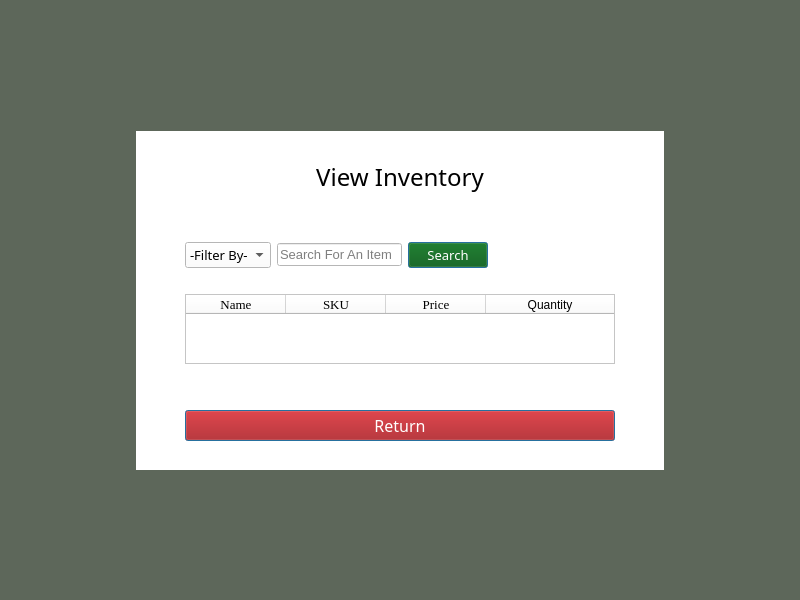
<?xml version="1.0" encoding="UTF-8"?>
<ui version="4.0">
 <class>MainWindow</class>
 <widget class="QMainWindow" name="MainWindow">
  <property name="geometry">
   <rect>
    <x>0</x>
    <y>0</y>
    <width>800</width>
    <height>600</height>
   </rect>
  </property>
  <property name="windowTitle">
   <string>Limitless Loyalty</string>
  </property>
  <property name="styleSheet">
   <string notr="true">background-color: rgb(93, 103, 90);</string>
  </property>
  <widget class="QWidget" name="centralwidget">
   <layout class="QGridLayout" name="gridLayout_2">
    <item row="3" column="1">
     <spacer name="horizontalSpacer_9">
      <property name="orientation">
       <enum>Qt::Horizontal</enum>
      </property>
      <property name="sizeHint" stdset="0">
       <size>
        <width>40</width>
        <height>20</height>
       </size>
      </property>
     </spacer>
    </item>
    <item row="2" column="1">
     <widget class="QWidget" name="gridWidget" native="true">
      <property name="styleSheet">
       <string notr="true">background-color: rgb(255, 255, 255);</string>
      </property>
      <layout class="QGridLayout" name="gridLayout">
       <item row="1" column="1" colspan="4">
        <widget class="QLabel" name="label">
         <property name="font">
          <font>
           <family>Bell MT</family>
           <pointsize>18</pointsize>
          </font>
         </property>
         <property name="text">
          <string>View Inventory</string>
         </property>
         <property name="alignment">
          <set>Qt::AlignCenter</set>
         </property>
        </widget>
       </item>
       <item row="7" column="5">
        <spacer name="horizontalSpacer_3">
         <property name="orientation">
          <enum>Qt::Horizontal</enum>
         </property>
         <property name="sizeHint" stdset="0">
          <size>
           <width>40</width>
           <height>20</height>
          </size>
         </property>
        </spacer>
       </item>
       <item row="5" column="3">
        <widget class="QPushButton" name="searchBtn">
         <property name="font">
          <font>
           <family>Bell MT</family>
           <pointsize>10</pointsize>
          </font>
         </property>
         <property name="styleSheet">
          <string notr="true">background-color: rgb(0, 85, 0);
color: rgb(255, 255, 255);</string>
         </property>
         <property name="text">
          <string>Search</string>
         </property>
         <property name="default">
          <bool>true</bool>
         </property>
        </widget>
       </item>
       <item row="5" column="0">
        <spacer name="horizontalSpacer_2">
         <property name="orientation">
          <enum>Qt::Horizontal</enum>
         </property>
         <property name="sizeHint" stdset="0">
          <size>
           <width>40</width>
           <height>20</height>
          </size>
         </property>
        </spacer>
       </item>
       <item row="11" column="1" colspan="2">
        <spacer name="horizontalSpacer_7">
         <property name="orientation">
          <enum>Qt::Horizontal</enum>
         </property>
         <property name="sizeHint" stdset="0">
          <size>
           <width>40</width>
           <height>20</height>
          </size>
         </property>
        </spacer>
       </item>
       <item row="7" column="1" colspan="4">
        <widget class="QTableWidget" name="tableWidget">
         <property name="font">
          <font>
           <family>Times New Roman</family>
           <pointsize>12</pointsize>
          </font>
         </property>
         <property name="horizontalScrollBarPolicy">
          <enum>Qt::ScrollBarAsNeeded</enum>
         </property>
         <property name="sizeAdjustPolicy">
          <enum>QAbstractScrollArea::AdjustToContentsOnFirstShow</enum>
         </property>
         <property name="alternatingRowColors">
          <bool>false</bool>
         </property>
         <attribute name="horizontalHeaderStretchLastSection">
          <bool>true</bool>
         </attribute>
         <column>
          <property name="text">
           <string>Name</string>
          </property>
          <property name="font">
           <font>
            <family>Times New Roman</family>
            <pointsize>10</pointsize>
           </font>
          </property>
         </column>
         <column>
          <property name="text">
           <string>SKU</string>
          </property>
          <property name="font">
           <font>
            <family>Times New Roman</family>
            <pointsize>10</pointsize>
           </font>
          </property>
         </column>
         <column>
          <property name="text">
           <string>Price</string>
          </property>
          <property name="font">
           <font>
            <family>Times New Roman</family>
            <pointsize>10</pointsize>
           </font>
          </property>
         </column>
         <column>
          <property name="text">
           <string>Quantity</string>
          </property>
         </column>
        </widget>
       </item>
       <item row="6" column="4">
        <spacer name="horizontalSpacer">
         <property name="orientation">
          <enum>Qt::Horizontal</enum>
         </property>
         <property name="sizeHint" stdset="0">
          <size>
           <width>40</width>
           <height>20</height>
          </size>
         </property>
        </spacer>
       </item>
       <item row="5" column="1">
        <widget class="QComboBox" name="filterBox">
         <property name="font">
          <font>
           <family>Bell MT</family>
           <pointsize>10</pointsize>
          </font>
         </property>
         <item>
          <property name="text">
           <string>-Filter By-</string>
          </property>
         </item>
         <item>
          <property name="text">
           <string>Name</string>
          </property>
         </item>
         <item>
          <property name="text">
           <string>SKU</string>
          </property>
         </item>
         <item>
          <property name="text">
           <string>Price</string>
          </property>
         </item>
        </widget>
       </item>
       <item row="0" column="2">
        <spacer name="horizontalSpacer_8">
         <property name="orientation">
          <enum>Qt::Horizontal</enum>
         </property>
         <property name="sizeHint" stdset="0">
          <size>
           <width>40</width>
           <height>20</height>
          </size>
         </property>
        </spacer>
       </item>
       <item row="10" column="1" colspan="4">
        <widget class="QPushButton" name="returnBtn">
         <property name="font">
          <font>
           <family>Bell MT</family>
           <pointsize>12</pointsize>
          </font>
         </property>
         <property name="styleSheet">
          <string notr="true">background-color: rgb(170, 0, 0);
color: rgb(255, 255, 255);</string>
         </property>
         <property name="text">
          <string>Return</string>
         </property>
         <property name="default">
          <bool>true</bool>
         </property>
        </widget>
       </item>
       <item row="2" column="1" colspan="4">
        <widget class="QLabel" name="errMsg">
         <property name="font">
          <font>
           <family>Bell MT</family>
          </font>
         </property>
         <property name="styleSheet">
          <string notr="true">color: rgb(255, 255, 255);</string>
         </property>
         <property name="text">
          <string>&lt;DEFAULT ERROR TEXT&gt;</string>
         </property>
         <property name="alignment">
          <set>Qt::AlignCenter</set>
         </property>
        </widget>
       </item>
       <item row="8" column="4">
        <spacer name="verticalSpacer_5">
         <property name="orientation">
          <enum>Qt::Vertical</enum>
         </property>
         <property name="sizeHint" stdset="0">
          <size>
           <width>20</width>
           <height>40</height>
          </size>
         </property>
        </spacer>
       </item>
       <item row="5" column="2">
        <widget class="QLineEdit" name="searchBox">
         <property name="font">
          <font>
           <pointsize>10</pointsize>
          </font>
         </property>
         <property name="inputMask">
          <string/>
         </property>
         <property name="text">
          <string/>
         </property>
         <property name="placeholderText">
          <string>Search For An Item</string>
         </property>
         <property name="clearButtonEnabled">
          <bool>true</bool>
         </property>
        </widget>
       </item>
       <item row="3" column="2">
        <spacer name="horizontalSpacer_6">
         <property name="orientation">
          <enum>Qt::Horizontal</enum>
         </property>
         <property name="sizeHint" stdset="0">
          <size>
           <width>40</width>
           <height>20</height>
          </size>
         </property>
        </spacer>
       </item>
      </layout>
     </widget>
    </item>
    <item row="2" column="0">
     <spacer name="horizontalSpacer_4">
      <property name="orientation">
       <enum>Qt::Horizontal</enum>
      </property>
      <property name="sizeHint" stdset="0">
       <size>
        <width>40</width>
        <height>20</height>
       </size>
      </property>
     </spacer>
    </item>
    <item row="2" column="2">
     <spacer name="horizontalSpacer_5">
      <property name="orientation">
       <enum>Qt::Horizontal</enum>
      </property>
      <property name="sizeHint" stdset="0">
       <size>
        <width>40</width>
        <height>20</height>
       </size>
      </property>
     </spacer>
    </item>
    <item row="4" column="1">
     <spacer name="verticalSpacer_4">
      <property name="orientation">
       <enum>Qt::Vertical</enum>
      </property>
      <property name="sizeHint" stdset="0">
       <size>
        <width>20</width>
        <height>40</height>
       </size>
      </property>
     </spacer>
    </item>
    <item row="0" column="1">
     <spacer name="verticalSpacer_3">
      <property name="orientation">
       <enum>Qt::Vertical</enum>
      </property>
      <property name="sizeHint" stdset="0">
       <size>
        <width>20</width>
        <height>40</height>
       </size>
      </property>
     </spacer>
    </item>
    <item row="1" column="1">
     <spacer name="horizontalSpacer_10">
      <property name="orientation">
       <enum>Qt::Horizontal</enum>
      </property>
      <property name="sizeHint" stdset="0">
       <size>
        <width>40</width>
        <height>20</height>
       </size>
      </property>
     </spacer>
    </item>
   </layout>
  </widget>
 </widget>
 <tabstops>
  <tabstop>filterBox</tabstop>
  <tabstop>searchBox</tabstop>
  <tabstop>searchBtn</tabstop>
  <tabstop>tableWidget</tabstop>
  <tabstop>returnBtn</tabstop>
 </tabstops>
 <resources/>
 <connections/>
</ui>
